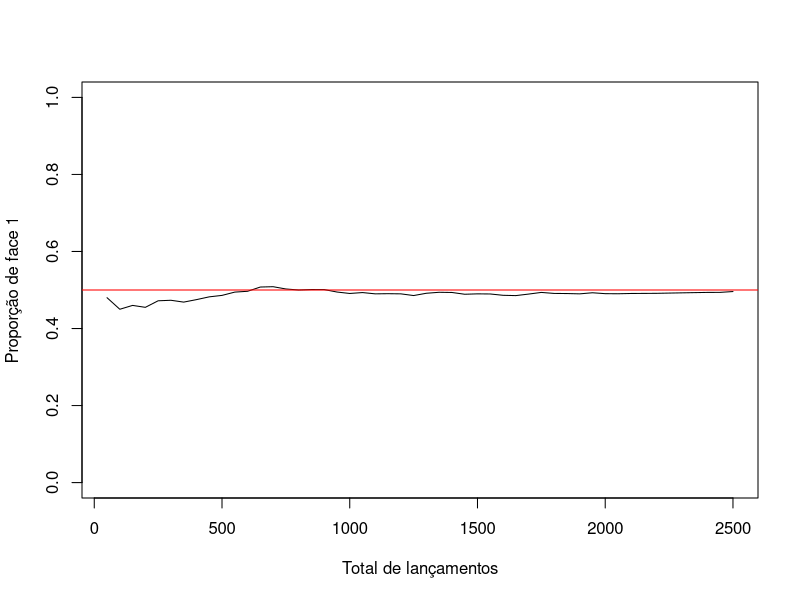

Reproduce this figure in R.
## ---- chunk 1
grupos = 50
repeticoes = 50
dados <- matrix(0,ncol=2,nrow=grupos) # numero de lancamentos, total de 1 em cada grupo
for (i in 1:grupos)
{
  tmp <- sample(x=c(0,1),size=repeticoes,replace=TRUE)
  total1 <- sum(tmp)
  dados[i,] <- c(repeticoes,total1)
}

resultados <- data.frame(Col1 = repeticoes, Col2= dados[,2], 
                         Col3= cumsum(dados[,1]),Col4=cumsum(dados[,2]))
resultados$Col5=resultados$Col4/resultados$Col3
## ---- chunk 2
plot(y=resultados$Col5,x=resultados$Col3,type="l",xlab="Total de lançamentos", 
     ylab="Proporção de face 1",ylim=c(0,1))
abline(h=0.50,col="red")
